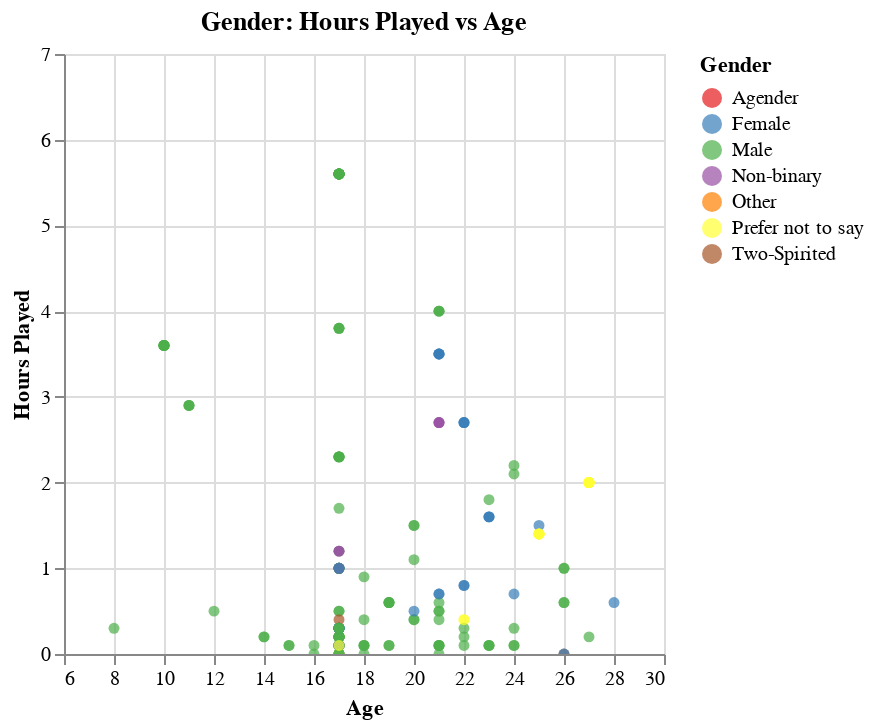

Here is the notebook cell this chart was saved with:
### Markdown cell above
The plot of hours played versus age shows significant overplotting, with most observations concentrated around age 20 and approximately 1 hour of playtime. Even when narrowing the x-axis domain (age) to examine the spacing of the points, the points remain densely packed, preventing any patterns or relationships from being observed. Color was added to the plot based on the experience column to help identify potential patterns or trends, but due to the overplotting, no conclusions could be extracted from this feature. The clustering of points can be attributed to the fact that the majority of observations come from the same age group (15-20), causing data from these individuals to overlap in the same region. In order for there to be any type of relationship (positive, negative, weak, strong), there would need to be a more broader distrubution of observations from each age. It can also be observed that many points remain on the x-axis (0 hours of playtime),making it harder to spot trends or patterns.

### Code cell
age_vs_hours_plot_2=alt.Chart(players_session_tgt, title='Gender: Hours Played vs Age').mark_circle(clip=True).encode(
    x=alt.X('age').title('Age').scale(domain=['6','30'],zero=False),
    y=alt.Y('played_hours').title('Hours Played').scale(domain=['0','7'],zero=False),
    color=alt.Color('gender').title('Gender').scale(scheme='set1')
)
age_vs_hours_plot_2

### Figure 1 — Vega specification as saved in the notebook (floating-point values rounded to 4 significant figures; data arrays with more than 128 entries replaced by an {"elided": "..."} marker saying what was removed)
{"$schema": "https://vega.github.io/schema/vega/v5.json", "data": [{"name": "source_0", "values": {"elided": "1535 records"}}, {"name": "source_0_color_domain_gender", "values": [{"gender": "Male"}, {"gender": "Female"}, {"gender": "Prefer not to say"}, {"gender": "Non-binary"}, {"gender": "Agender"}, {"gender": "Two-Spirited"}, {"gender": "Other"}]}], "marks": [{"type": "symbol", "name": "marks", "from": {"data": "source_0"}, "encode": {"update": {"opacity": {"value": 0.7}, "x": {"field": "age", "scale": "x"}, "y": {"field": "played_hours", "scale": "y"}, "shape": {"value": "circle"}, "fill": {"field": "gender", "scale": "color"}}}, "clip": true, "style": ["circle"]}], "scales": [{"name": "x", "type": "linear", "domain": ["6", "30"], "range": [0, {"signal": "width"}], "zero": false}, {"name": "y", "type": "linear", "domain": ["0", "7"], "range": [{"signal": "height"}, 0], "zero": false}, {"name": "color", "type": "ordinal", "domain": {"data": "source_0_color_domain_gender", "field": "gender", "sort": true}, "range": {"scheme": "set1"}}], "axes": [{"scale": "x", "aria": false, "domain": false, "tickCount": {"signal": "ceil(width/40)"}, "ticks": false, "maxExtent": 0, "grid": true, "labels": false, "orient": "bottom", "gridScale": "y", "minExtent": 0, "zindex": 0}, {"scale": "y", "minExtent": 0, "zindex": 0, "orient": "left", "labels": false, "ticks": false, "gridScale": "x", "grid": true, "aria": false, "tickCount": {"signal": "ceil(height/40)"}, "domain": false, "maxExtent": 0}, {"scale": "x", "title": "Age", "labelOverlap": true, "orient": "bottom", "labelFlush": true, "zindex": 0, "tickCount": {"signal": "ceil(width/40)"}, "grid": false}, {"scale": "y", "zindex": 0, "labelOverlap": true, "orient": "left", "grid": false, "title": "Hours Played", "tickCount": {"signal": "ceil(height/40)"}}], "title": {"text": "Gender: Hours Played vs Age", "frame": "group"}, "background": "white", "padding": 5, "width": 300, "legends": [{"title": "Gender", "fill": "color", "symbolType": "circle", "encode": {"symbols": {"update": {"opacity": {"value": 0.7}}}}}], "height": 300, "style": "cell"}
